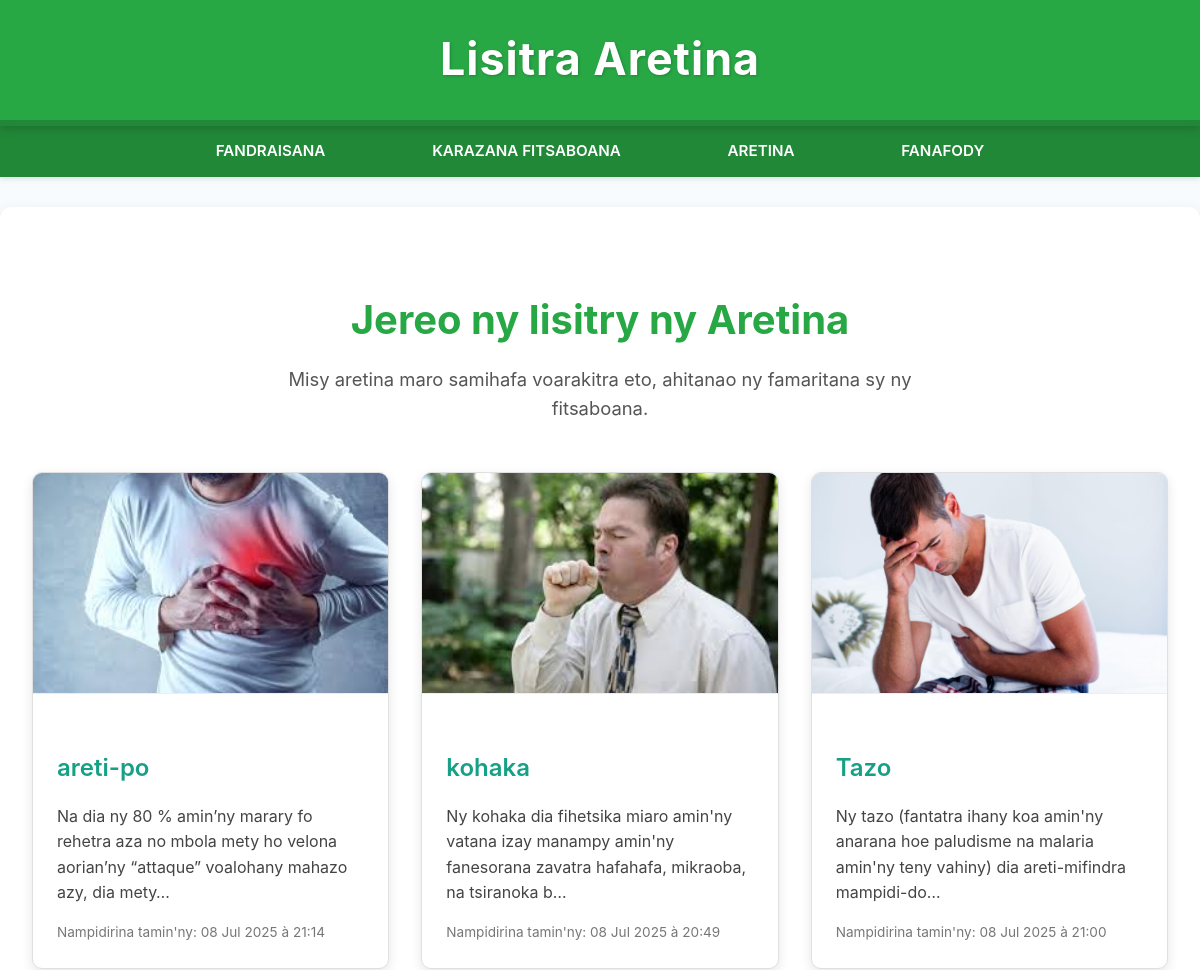
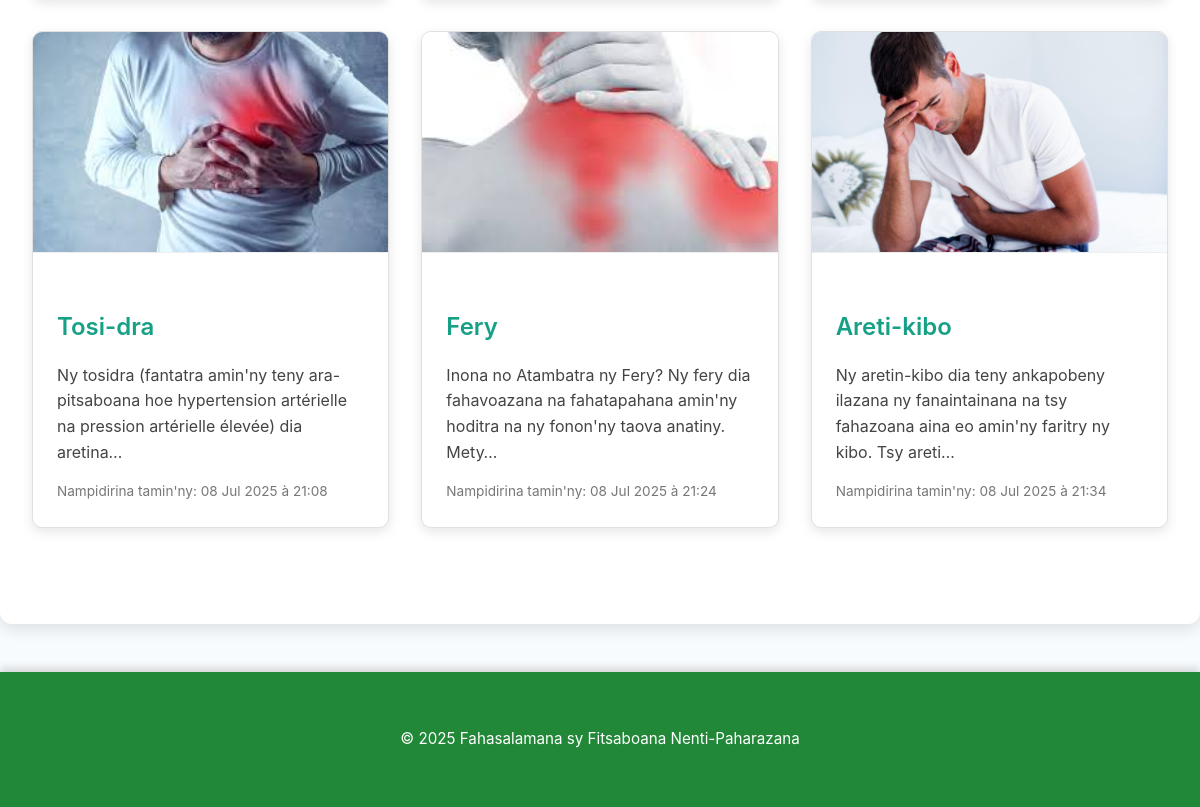
/aretina/, run on the app's committed database (2 pictures, top to bottom).
### fahasalamana/models.py (models this page shows, shortened)
class Aretina(models.Model):
    anarana = models.CharField(max_length=200)
    famaritana = models.TextField()
    sary = models.ImageField(upload_to='sary_aretina/', blank=True, null=True)
    daty_nampidirana = models.DateTimeField(auto_now_add=True)

### fahasalamana/views.py (the view)
# urls.py: path('aretina/', lisitra_aretina, name='aretina_list'), # Lisitry ny Aretina
def lisitra_aretina(request):
    aretina = Aretina.objects.all()
    return render(request, 'aretina_lisitra.html', {'aretina': aretina})

### fahasalamana/templates/aretina_lisitra.html (shortened to what this page needs)
<!DOCTYPE html>
<html lang="mg">
<head>
</head>
<body>
<header class="loham-pejy">
    <h1>Lisitra Aretina</h1>
</header>
<nav class="sakafo-navigasiona">
    <ul>
        <li><a href="{% url 'fandraisana' %}">Fandraisana</a></li>
        <li><a href="{% url 'zavamaniry_list' %}">Karazana Fitsaboana</a></li>
        <li><a href="{% url 'aretina_list' %}">Aretina</a></li>
        <li><a href="{% url 'fanafody_list' %}">Fanafody</a></li>
    </ul>
</nav>
<main class="fizarana-fototra">
    <section class="loham-baventy">
        <h2>Jereo ny lisitry ny Aretina</h2>
        <p>Misy aretina maro samihafa voarakitra eto, ahitanao ny famaritana sy ny fitsaboana.</p>
    </section>
    <section>
        <div class="karazana-aretina">
            {% for item in aretina %}
                <div class="kartely-aretina">
                    <a href="{% url 'aretina_detail' item.pk %}">
                        {% if item.sary %}
                            <img src="{{ item.sary.url }}" alt="Sarin'i {{ item.anarana }}" class="sary-aretina">
                        {% else %}
                            <div class="sary-aretina placeholder-img">Tsy misy sary ho an'ity aretina ity</div>
                        {% endif %}
                        <div class="fanoritry-kartely">
                            <h3 class="lohateny-kartely">{{ item.anarana }}</h3>
                            <p>{{ item.famaritana|default:"Tsy misy famaritana."|truncatechars:120 }}</p>
                            <small>Nampidirina tamin'ny: {{ item.daty_nampidirana|date:"d M Y à H:i" }}</small>
                        </div>
                    </a>
                </div>
            {% empty %}
                <p>Tsy mbola misy aretina voarakitra.</p>
            {% endfor %}
        </div>
    </section>
</main>
<footer class="tongotra">
    <p>© 2025 Fahasalamana sy Fitsaboana Nenti-Paharazana</p>
</footer>
</body>
</html>

### fahasalamana/templates/aretina_lisitra.html (style rules this page uses)
body { font-family: 'Inter', sans-serif; line-height: 1.6; margin: 0; padding: 0; background-color: #f8fbfd; color: #333; }
.loham-pejy { background-color: #28a745; color: white; padding: 1.5rem 0; text-align: center; border-bottom: 6px solid #218838; box-shadow: 0 4px 8px rgba(0, 0, 0, 0.15); position: sticky; top: 0; z-index: 100; }
.loham-pejy h1 { margin: 0; font-size: 2.8em; letter-spacing: 1px; text-shadow: 1px 1px 3px rgba(0, 0, 0, 0.2); }
.sakafo-navigasiona { background-color: #218838; padding: 0.8rem 0; text-align: center; box-shadow: 0 2px 5px rgba(0, 0, 0, 0.1); position: relative; z-index: 99; display: flex; justify-content: center; flex-wrap: wrap; }
.sakafo-navigasiona ul { list-style: none; padding: 0; margin: 0; display: flex; justify-content: center; flex-wrap: wrap; }
.sakafo-navigasiona li { margin: 0 15px; }
.sakafo-navigasiona a { color: white; text-decoration: none; margin: 0 1.2rem; padding: 0.7rem 1.2rem; border-radius: 25px; transition: background-color 0.3s ease, transform 0.2s ease; font-weight: 600; text-transform: uppercase; font-size: 0.95em; white-space: nowrap; }
.fizarana-fototra { padding: 3rem 2rem; max-width: 1200px; margin: 30px auto; background-color: #ffffff; border-radius: 12px; box-shadow: 0 6px 15px rgba(0, 0, 0, 0.1); }
.loham-baventy { text-align: center; margin-bottom: 3rem; color: #28a745; }
.loham-baventy h2 { font-size: 2.5rem; margin-bottom: 0.8rem; font-weight: 700; }
.loham-baventy p { font-size: 1.15rem; color: #555; max-width: 700px; margin: 0 auto; }
.karazana-aretina { display: grid; grid-template-columns: repeat(auto-fill, minmax(280px, 1fr)); gap: 2rem; margin-bottom: 3rem; justify-content: center; }
.kartely-aretina { background: white; border-radius: 10px; overflow: hidden; box-shadow: 0 4px 12px rgba(0,0,0,0.1); transition: transform 0.3s ease, box-shadow 0.3s ease; border: 1px solid #e0e0e0; }
.kartely-aretina a { text-decoration: none; color: inherit; display: block; height: 100%; }
.sary-aretina { width: 100%; height: 220px; object-fit: cover; border-bottom: 1px solid #eee; }
.fanoritry-kartely { padding: 1.5rem; }
.lohateny-kartely { color: #16a085; margin-bottom: 0.6rem; font-size: 1.5rem; font-weight: 600; }
.fanoritry-kartely p { font-size: 1em; color: #444; margin-bottom: 1rem; }
.fanoritry-kartely small { display: block; color: #777; font-size: 0.85em; }
.tongotra { background: #218838; color: white; text-align: center; padding: 2.5rem 0; margin-top: 3rem; font-size: 0.95em; box-shadow: 0 -4px 8px rgba(0, 0, 0, 0.15); }

### data on the page
Aretina: sary (picture), anarana "areti-po", famaritana "Na dia ny 80 % amin’ny marary fo rehetra aza no mbola mety ho velona aorian’ny “attaque” voalohany mahazo azy, dia mety…", daty_nampidirana "08 Jul 2025 à 21:14"
Aretina: sary (picture), anarana "kohaka", famaritana "Ny kohaka dia fihetsika miaro amin'ny vatana izay manampy amin'ny fanesorana zavatra hafahafa, mikraoba, na tsiranoka b…", daty_nampidirana "08 Jul 2025 à 20:49"
Aretina: sary (picture), anarana "Tazo", famaritana "Ny tazo (fantatra ihany koa amin'ny anarana hoe paludisme na malaria amin'ny teny vahiny) dia areti-mifindra mampidi-do…", daty_nampidirana "08 Jul 2025 à 21:00"
Aretina: sary (picture), anarana "Tosi-dra", famaritana "Ny tosidra (fantatra amin'ny teny ara-pitsaboana hoe hypertension artérielle na pression artérielle élevée) dia aretina…", daty_nampidirana "08 Jul 2025 à 21:08"
Aretina: sary (picture), anarana "Fery", famaritana "Inona no Atambatra ny Fery? Ny fery dia fahavoazana na fahatapahana amin'ny hoditra na ny fonon'ny taova anatiny. Mety…", daty_nampidirana "08 Jul 2025 à 21:24"
Aretina: sary (picture), anarana "Areti-kibo", famaritana "Ny aretin-kibo dia teny ankapobeny ilazana ny fanaintainana na tsy fahazoana aina eo amin'ny faritry ny kibo. Tsy areti…", daty_nampidirana "08 Jul 2025 à 21:34"
